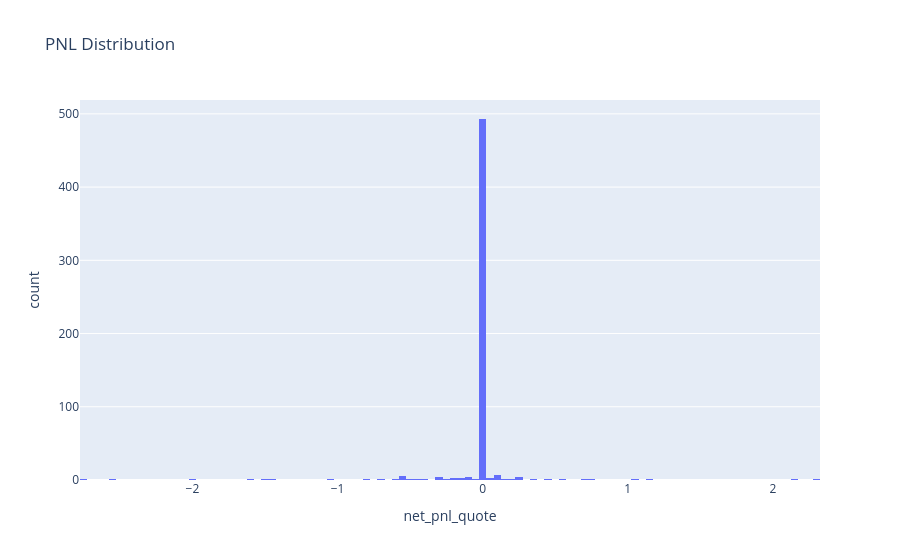

The notebook cell saved with this chart:
### Markdown cell above
### Histogram of PNL Distribution
The histogram displays the distribution of PNL values across all trades. It helps in understanding the frequency and range of profit and loss outcomes.

### Code cell
fig = px.histogram(executors_df, x='net_pnl_quote', title='PNL Distribution')
fig.show()

### Figure 1 — Plotly figure (JSON) as saved in the notebook; plotly's stock layout.template omitted (floating-point values rounded to 4 significant figures; data arrays with more than 128 entries replaced by an {"elided": "..."} marker saying what was removed)
{"data": [{"bingroup": "x", "hovertemplate": "net_pnl_quote=%{x}<br>count=%{y}<extra></extra>", "legendgroup": "", "marker": {"color": "#636efa", "pattern": {"shape": ""}}, "name": "", "orientation": "v", "showlegend": false, "type": "histogram", "x": {"elided": "559 float values"}, "xaxis": "x", "yaxis": "y"}], "layout": {"barmode": "relative", "legend": {"tracegroupgap": 0}, "title": {"text": "PNL Distribution"}, "xaxis": {"anchor": "y", "domain": [0, 1], "title": {"text": "net_pnl_quote"}}, "yaxis": {"anchor": "x", "domain": [0, 1], "title": {"text": "count"}}}}
